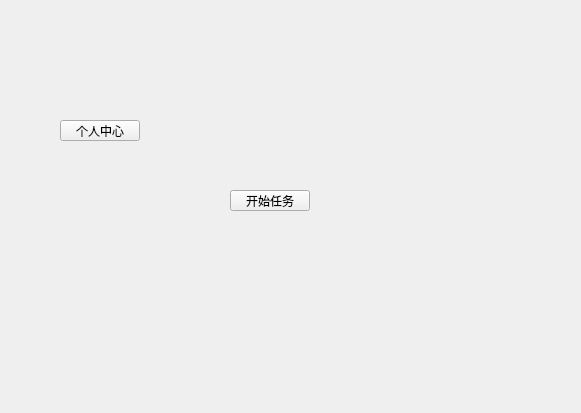
<?xml version="1.0" encoding="UTF-8"?>
<ui version="4.0">
 <class>Clock</class>
 <widget class="QWidget" name="Clock">
  <property name="geometry">
   <rect>
    <x>0</x>
    <y>0</y>
    <width>581</width>
    <height>413</height>
   </rect>
  </property>
  <property name="windowTitle">
   <string>Form</string>
  </property>
  <widget class="QPushButton" name="personal_center">
   <property name="geometry">
    <rect>
     <x>60</x>
     <y>120</y>
     <width>80</width>
     <height>21</height>
    </rect>
   </property>
   <property name="text">
    <string>个人中心</string>
   </property>
  </widget>
  <widget class="QPushButton" name="start_task">
   <property name="geometry">
    <rect>
     <x>230</x>
     <y>190</y>
     <width>80</width>
     <height>21</height>
    </rect>
   </property>
   <property name="autoFillBackground">
    <bool>false</bool>
   </property>
   <property name="text">
    <string>开始任务</string>
   </property>
  </widget>
 </widget>
 <resources/>
 <connections/>
</ui>
